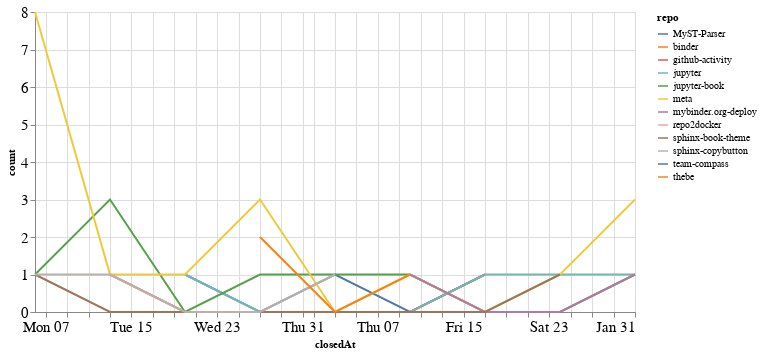

Source (notebook cell):
### Code cell
closed_by_time = closed_by.groupby('repo').resample('W', on='closedAt').count()['author'].reset_index()
closed_by_time = closed_by_time.rename(columns={'author': 'count'})

alt.Chart(closed_by_time, width=600).mark_line().encode(
    x='closedAt',
    y='count',
    color='repo',
    tooltip="repo"
)

### Figure 1 — Vega-Lite specification as saved in the notebook (floating-point values rounded to 4 significant figures)
{"config": {"axisLeft": {"labelFontSize": 15}, "axisBottom": {"labelFontSize": 15}}, "data": {"name": "data-fcdb2aa832685b1c3d980fef72fcd9ed"}, "mark": "line", "encoding": {"color": {"type": "nominal", "field": "repo"}, "tooltip": {"type": "nominal", "field": "repo"}, "x": {"type": "temporal", "field": "closedAt"}, "y": {"type": "quantitative", "field": "count"}}, "width": 600, "$schema": "https://vega.github.io/schema/vega-lite/v4.8.1.json", "datasets": {"data-fcdb2aa832685b1c3d980fef72fcd9ed": [{"repo": "MyST-Parser", "closedAt": "2020-12-20T00:00:00", "count": 1}, {"repo": "MyST-Parser", "closedAt": "2020-12-27T00:00:00", "count": 0}, {"repo": "MyST-Parser", "closedAt": "2021-01-03T00:00:00", "count": 1}, {"repo": "MyST-Parser", "closedAt": "2021-01-10T00:00:00", "count": 0}, {"repo": "MyST-Parser", "closedAt": "2021-01-17T00:00:00", "count": 1}, {"repo": "binder", "closedAt": "2021-01-31T00:00:00", "count": 1}, {"repo": "github-activity", "closedAt": "2020-12-13T00:00:00", "count": 1}, {"repo": "github-activity", "closedAt": "2020-12-20T00:00:00", "count": 0}, {"repo": "github-activity", "closedAt": "2020-12-27T00:00:00", "count": 0}, {"repo": "github-activity", "closedAt": "2021-01-03T00:00:00", "count": 0}, {"repo": "github-activity", "closedAt": "2021-01-10T00:00:00", "count": 0}, {"repo": "github-activity", "closedAt": "2021-01-17T00:00:00", "count": 1}, {"repo": "jupyter", "closedAt": "2020-12-20T00:00:00", "count": 1}, {"repo": "jupyter", "closedAt": "2020-12-27T00:00:00", "count": 0}, {"repo": "jupyter", "closedAt": "2021-01-03T00:00:00", "count": 0}, {"repo": "jupyter", "closedAt": "2021-01-10T00:00:00", "count": 0}, {"repo": "jupyter", "closedAt": "2021-01-17T00:00:00", "count": 1}, {"repo": "jupyter", "closedAt": "2021-01-24T00:00:00", "count": 1}, {"repo": "jupyter", "closedAt": "2021-01-31T00:00:00", "count": 1}, {"repo": "jupyter-book", "closedAt": "2020-12-06T00:00:00", "count": 1}, {"repo": "jupyter-book", "closedAt": "2020-12-13T00:00:00", "count": 3}, {"repo": "jupyter-book", "closedAt": "2020-12-20T00:00:00", "count": 0}, {"repo": "jupyter-book", "closedAt": "2020-12-27T00:00:00", "count": 1}, {"repo": "jupyter-book", "closedAt": "2021-01-03T00:00:00", "count": 1}, {"repo": "jupyter-book", "closedAt": "2021-01-10T00:00:00", "count": 1}, {"repo": "jupyter-book", "closedAt": "2021-01-17T00:00:00", "count": 0}, {"repo": "jupyter-book", "closedAt": "2021-01-24T00:00:00", "count": 0}, {"repo": "jupyter-book", "closedAt": "2021-01-31T00:00:00", "count": 1}, {"repo": "meta", "closedAt": "2020-12-06T00:00:00", "count": 8}, {"repo": "meta", "closedAt": "2020-12-13T00:00:00", "count": 1}, {"repo": "meta", "closedAt": "2020-12-20T00:00:00", "count": 1}, {"repo": "meta", "closedAt": "2020-12-27T00:00:00", "count": 3}, {"repo": "meta", "closedAt": "2021-01-03T00:00:00", "count": 0}, {"repo": "meta", "closedAt": "2021-01-10T00:00:00", "count": 1}, {"repo": "meta", "closedAt": "2021-01-17T00:00:00", "count": 0}, {"repo": "meta", "closedAt": "2021-01-24T00:00:00", "count": 1}, {"repo": "meta", "closedAt": "2021-01-31T00:00:00", "count": 3}, {"repo": "mybinder.org-deploy", "closedAt": "2021-01-10T00:00:00", "count": 1}, {"repo": "mybinder.org-deploy", "closedAt": "2021-01-17T00:00:00", "count": 0}, {"repo": "mybinder.org-deploy", "closedAt": "2021-01-24T00:00:00", "count": 0}, {"repo": "mybinder.org-deploy", "closedAt": "2021-01-31T00:00:00", "count": 1}, {"repo": "repo2docker", "closedAt": "2021-01-24T00:00:00", "count": 1}, {"repo": "sphinx-book-theme", "closedAt": "2020-12-06T00:00:00", "count": 1}, {"repo": "sphinx-book-theme", "closedAt": "2020-12-13T00:00:00", "count": 0}, {"repo": "sphinx-book-theme", "closedAt": "2020-12-20T00:00:00", "count": 0}, {"repo": "sphinx-book-theme", "closedAt": "2020-12-27T00:00:00", "count": 0}, {"repo": "sphinx-book-theme", "closedAt": "2021-01-03T00:00:00", "count": 0}, {"repo": "sphinx-book-theme", "closedAt": "2021-01-10T00:00:00", "count": 0}, {"repo": "sphinx-book-theme", "closedAt": "2021-01-17T00:00:00", "count": 0}, {"repo": "sphinx-book-theme", "closedAt": "2021-01-24T00:00:00", "count": 1}, {"repo": "sphinx-copybutton", "closedAt": "2020-12-06T00:00:00", "count": 1}, {"repo": "sphinx-copybutton", "closedAt": "2020-12-13T00:00:00", "count": 1}, {"repo": "sphinx-copybutton", "closedAt": "2020-12-20T00:00:00", "count": 0}, {"repo": "sphinx-copybutton", "closedAt": "2020-12-27T00:00:00", "count": 0}, {"repo": "sphinx-copybutton", "closedAt": "2021-01-03T00:00:00", "count": 1}, {"repo": "team-compass", "closedAt": "2020-12-20T00:00:00", "count": 1}, {"repo": "thebe", "closedAt": "2020-12-27T00:00:00", "count": 2}, {"repo": "thebe", "closedAt": "2021-01-03T00:00:00", "count": 0}, {"repo": "thebe", "closedAt": "2021-01-10T00:00:00", "count": 1}]}}
